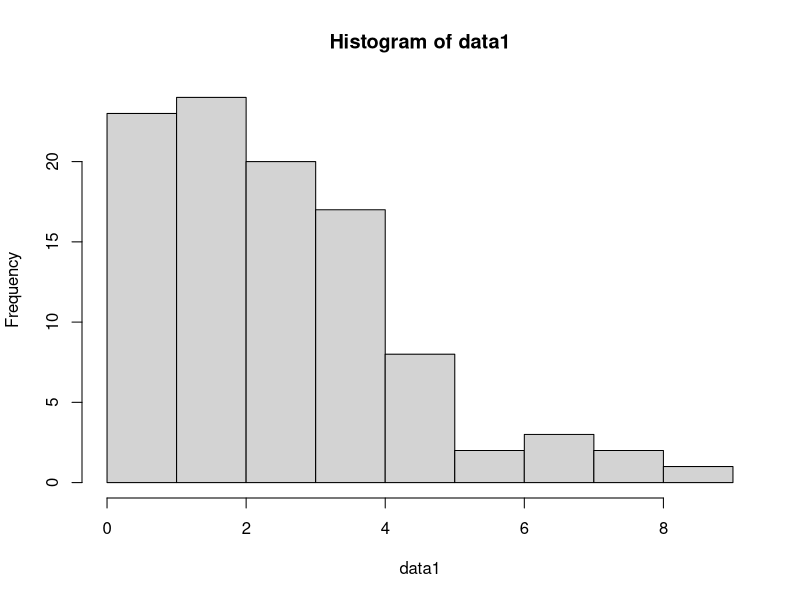
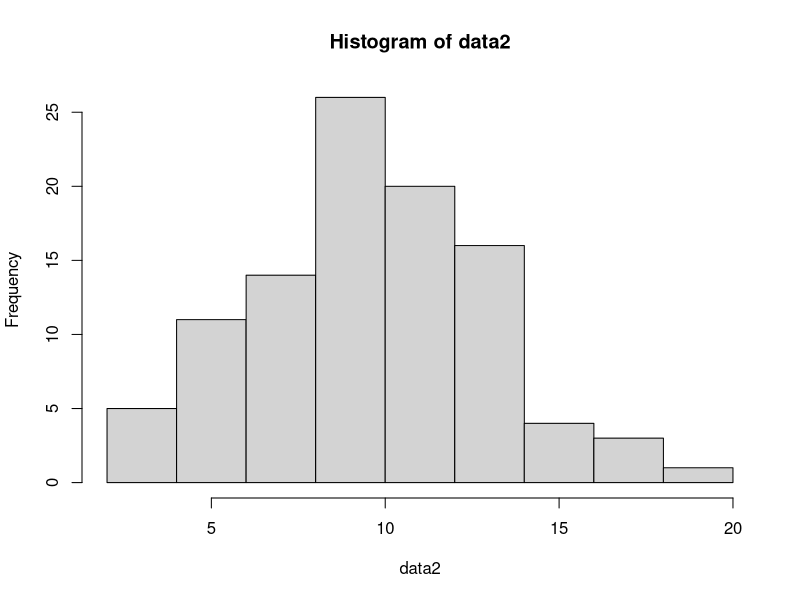
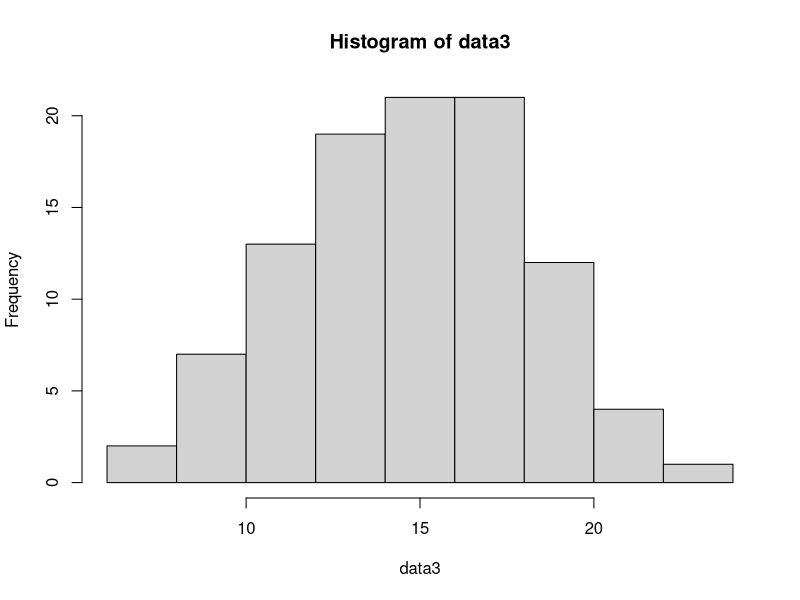

R code for these plots, in order:
#Q1
#Poisson distribution is a distribution that models a the number of successes in a sequence of Bernoulli trials in a bounded time period, where the number of trials is unknown. It is generally used when the number of trials tends to infinity and the probability of success tends to zero. Hence, it is used for rare events that have two possible outcomes.
#Poisson distribution has one parameter, which is the mean number of successes in the given time period, and is denoted by lambda.
#------------------------
#Q2
#DATA SET 1
#Generating 100 random data points from a Poisson distribution.
data1 = rpois(100, lambda = 3)
#Saving the data points in a dataframe
data.frame(data1)
#------
#DATA SET 2
#Generating 100 random data points from a Poisson distribution.
data2 = rpois(100, lambda = 10)
#Saving the data points in a dataframe
data.frame(data2)
#------
#DATA SET 3
#Generating 100 random data points from a Poisson distribution.
data3 = rpois(100, lambda = 15)
#Saving the data points in a dataframe
data.frame(data3)
#------------------------
#Q3
#DATA SET 1
hist(data1, breaks = 10)
#------
#DATA SET 2
hist(data2, breaks = 10)
#------
#DATA SET 3
hist(data3, breaks = 10)
#------
#CONCLUSIONS ON THE ABOVE GRAPHS
#The above graphs show the distributions for the three samples, each taken from a separate Poisson distribution.
#Since the samples are drawn randomly, the distributions of the samples can be considered as good approximations of the actual distribution curve.
#The distribution curves are dissimilar in shape and position.
#------------------------
#ESTIMATING LAMBDA VALUES FOR THE SAMPLES
#------
#The maximum likelihood estimation (MLE) method is used to estimate the parameter(s) of the distributions that can produce a given sample.
#The was it is done is by finding out which value(s) of the parameter(s) are most likely to form a distribution that would produce the given sample.
#
#Hence, for a sample x1, x2... x100, we do
#P(X1 = x1, X2 = x2... X100 = x100) = P(x1) * P(x2)... P(x100)
#In the case of Poisson distribution, we have
#P(X1 = x1, X2 = x2... X100 = x100) = 
#e^(-lambda)lambda^x1/x1! * 
#e^(-lambda)lambda^x2/x2!... 
#e^(-lambda)lambda^x100/x100!
#Hence, we need to find the value for lambda for which P(X1 = x1, X2 = x2... X100 = x100) is maximised.
#------
#Function for performing MLE for a given sample "data"
mle = function(data)
{
  i = 1
  max = 0
  lambda = 0
  while(i < 21)
  {
    j = 1
    likelihood = 1
    while(j < 101)
    {
      likelihood = likelihood * dpois(data[j], lambda = i)
      j = j + 1
    }
    if(max < likelihood)
    {
      max = likelihood
      lambda = i
    }
    i = i + 1
  }
  return(lambda)
}
#DATA SET 1
lambda1 = mle(data1)
#------
#DATA SET 2
lambda2 = mle(data2)
#------
#DATA SET 3
lambda3 = mle(data3)
#------------------------
#CONCLUSIONS ON THE ESTIMATING LAMBDA VALUES FOR THE SAMPLES
#------
#Using the MLE method with brute calculation done through the loops, we get the estimated lambda values for each sample as follows...
lambda1
lambda2
lambda3
#The above values are either equal to or very close to the actual values of lambda given in the data point generation functions.
